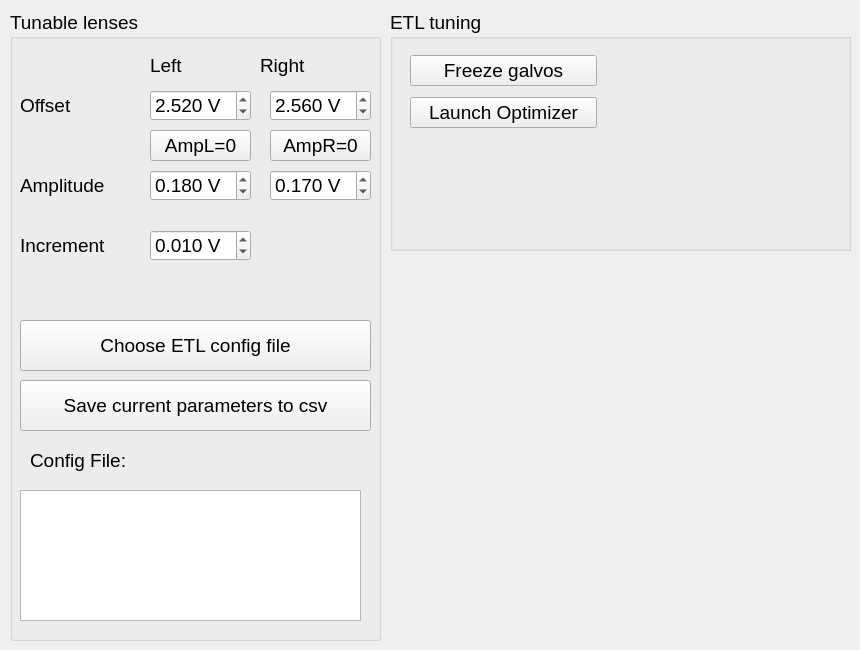
          <widget class="QWidget" name="ETLTabWidget">
           <attribute name="title">
            <string>ETL</string>
           </attribute>
           <widget class="QGroupBox" name="etlGroupbox1">
            <property name="geometry">
             <rect>
              <x>10</x>
              <y>10</y>
              <width>371</width>
              <height>631</height>
             </rect>
            </property>
            <property name="font">
             <font>
              <pointsize>14</pointsize>
             </font>
            </property>
            <property name="title">
             <string>Tunable lenses</string>
            </property>
            <widget class="QLabel" name="label_15">
             <property name="geometry">
              <rect>
               <x>10</x>
               <y>80</y>
               <width>131</width>
               <height>31</height>
              </rect>
             </property>
             <property name="font">
              <font>
               <pointsize>14</pointsize>
              </font>
             </property>
             <property name="text">
              <string>Offset</string>
             </property>
            </widget>
            <widget class="QLabel" name="label_16">
             <property name="geometry">
              <rect>
               <x>10</x>
               <y>160</y>
               <width>141</width>
               <height>31</height>
              </rect>
             </property>
             <property name="font">
              <font>
               <pointsize>14</pointsize>
              </font>
             </property>
             <property name="text">
              <string>Amplitude</string>
             </property>
            </widget>
            <widget class="QDoubleSpinBox" name="LeftETLOffsetSpinBox">
             <property name="enabled">
              <bool>true</bool>
             </property>
             <property name="geometry">
              <rect>
               <x>140</x>
               <y>80</y>
               <width>101</width>
               <height>31</height>
              </rect>
             </property>
             <property name="font">
              <font>
               <pointsize>14</pointsize>
              </font>
             </property>
             <property name="suffix">
              <string> V</string>
             </property>
             <property name="decimals">
              <number>3</number>
             </property>
             <property name="maximum">
              <double>5.000000000000000</double>
             </property>
             <property name="singleStep">
              <double>0.010000000000000</double>
             </property>
             <property name="value">
              <double>2.520000000000000</double>
             </property>
            </widget>
            <widget class="QLabel" name="label_8">
             <property name="geometry">
              <rect>
               <x>140</x>
               <y>40</y>
               <width>91</width>
               <height>31</height>
              </rect>
             </property>
             <property name="font">
              <font>
               <pointsize>14</pointsize>
              </font>
             </property>
             <property name="text">
              <string>Left</string>
             </property>
            </widget>
            <widget class="QLabel" name="label_9">
             <property name="geometry">
              <rect>
               <x>250</x>
               <y>40</y>
               <width>91</width>
               <height>31</height>
              </rect>
             </property>
             <property name="font">
              <font>
               <pointsize>14</pointsize>
              </font>
             </property>
             <property name="text">
              <string>Right</string>
             </property>
            </widget>
            <widget class="QDoubleSpinBox" name="RightETLOffsetSpinBox">
             <property name="enabled">
              <bool>true</bool>
             </property>
             <property name="geometry">
              <rect>
               <x>260</x>
               <y>80</y>
               <width>101</width>
               <height>31</height>
              </rect>
             </property>
             <property name="font">
              <font>
               <pointsize>14</pointsize>
              </font>
             </property>
             <property name="suffix">
              <string> V</string>
             </property>
             <property name="decimals">
              <number>3</number>
             </property>
             <property name="maximum">
              <double>5.000000000000000</double>
             </property>
             <property name="singleStep">
              <double>0.010000000000000</double>
             </property>
             <property name="value">
              <double>2.560000000000000</double>
             </property>
            </widget>
            <widget class="QDoubleSpinBox" name="LeftETLAmplitudeSpinBox">
             <property name="enabled">
              <bool>true</bool>
             </property>
             <property name="geometry">
              <rect>
               <x>140</x>
               <y>160</y>
               <width>101</width>
               <height>31</height>
              </rect>
             </property>
             <property name="font">
              <font>
               <pointsize>14</pointsize>
              </font>
             </property>
             <property name="suffix">
              <string> V</string>
             </property>
             <property name="decimals">
              <number>3</number>
             </property>
             <property name="maximum">
              <double>2.000000000000000</double>
             </property>
             <property name="singleStep">
              <double>0.010000000000000</double>
             </property>
             <property name="value">
              <double>0.180000000000000</double>
             </property>
            </widget>
            <widget class="QDoubleSpinBox" name="RightETLAmplitudeSpinBox">
             <property name="enabled">
              <bool>true</bool>
             </property>
             <property name="geometry">
              <rect>
               <x>260</x>
               <y>160</y>
               <width>101</width>
               <height>31</height>
              </rect>
             </property>
             <property name="font">
              <font>
               <pointsize>14</pointsize>
              </font>
             </property>
             <property name="suffix">
              <string> V</string>
             </property>
             <property name="decimals">
              <number>3</number>
             </property>
             <property name="maximum">
              <double>2.000000000000000</double>
             </property>
             <property name="singleStep">
              <double>0.010000000000000</double>
             </property>
             <property name="value">
              <double>0.170000000000000</double>
             </property>
            </widget>
            <widget class="QPushButton" name="ChooseETLcfgButton">
             <property name="geometry">
              <rect>
               <x>10</x>
               <y>310</y>
               <width>351</width>
               <height>51</height>
              </rect>
             </property>
             <property name="font">
              <font>
               <pointsize>14</pointsize>
               <weight>50</weight>
               <italic>false</italic>
               <bold>false</bold>
              </font>
             </property>
             <property name="text">
              <string>Choose ETL config file</string>
             </property>
            </widget>
            <widget class="QPushButton" name="SaveETLParametersButton">
             <property name="enabled">
              <bool>true</bool>
             </property>
             <property name="geometry">
              <rect>
               <x>10</x>
               <y>370</y>
               <width>351</width>
               <height>51</height>
              </rect>
             </property>
             <property name="font">
              <font>
               <pointsize>14</pointsize>
               <weight>50</weight>
               <italic>false</italic>
               <bold>false</bold>
              </font>
             </property>
             <property name="text">
              <string>Save current parameters to csv</string>
             </property>
            </widget>
            <widget class="QLabel" name="label_17">
             <property name="geometry">
              <rect>
               <x>10</x>
               <y>220</y>
               <width>141</width>
               <height>31</height>
              </rect>
             </property>
             <property name="font">
              <font>
               <pointsize>14</pointsize>
              </font>
             </property>
             <property name="text">
              <string>Increment</string>
             </property>
            </widget>
            <widget class="QDoubleSpinBox" name="ETLIncrementSpinBox">
             <property name="enabled">
              <bool>true</bool>
             </property>
             <property name="geometry">
              <rect>
               <x>140</x>
               <y>220</y>
               <width>101</width>
               <height>31</height>
              </rect>
             </property>
             <property name="font">
              <font>
               <pointsize>14</pointsize>
              </font>
             </property>
             <property name="suffix">
              <string> V</string>
             </property>
             <property name="decimals">
              <number>3</number>
             </property>
             <property name="maximum">
              <double>0.100000000000000</double>
             </property>
             <property name="singleStep">
              <double>0.005000000000000</double>
             </property>
             <property name="value">
              <double>0.010000000000000</double>
             </property>
            </widget>
            <widget class="QTextEdit" name="ETLconfigIndicator">
             <property name="geometry">
              <rect>
               <x>10</x>
               <y>480</y>
               <width>341</width>
               <height>131</height>
              </rect>
             </property>
             <property name="font">
              <font>
               <pointsize>14</pointsize>
              </font>
             </property>
             <property name="acceptDrops">
              <bool>false</bool>
             </property>
             <property name="readOnly">
              <bool>true</bool>
             </property>
            </widget>
            <widget class="QLabel" name="label">
             <property name="geometry">
              <rect>
               <x>20</x>
               <y>430</y>
               <width>121</width>
               <height>41</height>
              </rect>
             </property>
             <property name="font">
              <font>
               <pointsize>14</pointsize>
              </font>
             </property>
             <property name="text">
              <string>Config File:</string>
             </property>
            </widget>
            <widget class="QPushButton" name="ZeroRightETLButton">
             <property name="geometry">
              <rect>
               <x>260</x>
               <y>120</y>
               <width>101</width>
               <height>31</height>
              </rect>
             </property>
             <property name="font">
              <font>
               <pointsize>14</pointsize>
               <weight>50</weight>
               <italic>false</italic>
               <bold>false</bold>
              </font>
             </property>
             <property name="text">
              <string>AmpR=0</string>
             </property>
             <property name="checkable">
              <bool>true</bool>
             </property>
            </widget>
           </widget>
           <widget class="QPushButton" name="ZeroLeftETLButton">
            <property name="geometry">
             <rect>
              <x>150</x>
              <y>130</y>
              <width>101</width>
              <height>31</height>
             </rect>
            </property>
            <property name="font">
             <font>
              <pointsize>14</pointsize>
              <weight>50</weight>
              <italic>false</italic>
              <bold>false</bold>
             </font>
            </property>
            <property name="text">
             <string>AmpL=0</string>
            </property>
            <property name="checkable">
             <bool>true</bool>
            </property>
           </widget>
           <widget class="QGroupBox" name="groupBox_5">
            <property name="geometry">
             <rect>
              <x>390</x>
              <y>10</y>
              <width>461</width>
              <height>241</height>
             </rect>
            </property>
            <property name="font">
             <font>
              <pointsize>14</pointsize>
             </font>
            </property>
            <property name="title">
             <string>ETL tuning</string>
            </property>
            <widget class="QWidget" name="layoutWidget">
             <property name="geometry">
              <rect>
               <x>20</x>
               <y>40</y>
               <width>187</width>
               <height>83</height>
              </rect>
             </property>
             <layout class="QGridLayout" name="gridLayout_4">
              <item row="0" column="0">
               <widget class="QPushButton" name="freezeGalvoButton">
                <property name="font">
                 <font>
                  <pointsize>14</pointsize>
                 </font>
                </property>
                <property name="toolTip">
                 <string>Set amplitude of both galvos to 0</string>
                </property>
                <property name="text">
                 <string>Freeze galvos</string>
                </property>
                <property name="checkable">
                 <bool>true</bool>
                </property>
               </widget>
              </item>
              <item row="1" column="0">
               <widget class="QPushButton" name="launchOptimizerButton">
                <property name="font">
                 <font>
                  <pointsize>14</pointsize>
                 </font>
                </property>
                <property name="text">
                 <string>Launch Optimizer</string>
                </property>
               </widget>
              </item>
             </layout>
            </widget>
           </widget>
          </widget>
